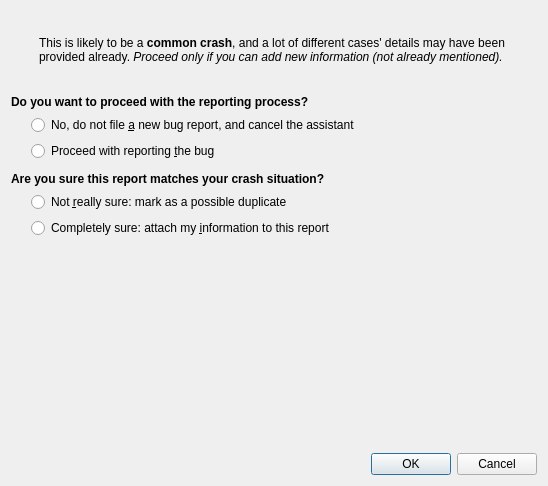
<?xml version="1.0" encoding="UTF-8"?>
<ui version="4.0">
 <class>ConfirmationDialog</class>
 <widget class="QDialog" name="ConfirmationDialog">
  <property name="geometry">
   <rect>
    <x>0</x>
    <y>0</y>
    <width>548</width>
    <height>486</height>
   </rect>
  </property>
  <layout class="QVBoxLayout" name="verticalLayout_2">
   <item>
    <widget class="QLabel" name="introLabel">
     <property name="wordWrap">
      <bool>false</bool>
     </property>
    </widget>
   </item>
   <item>
    <spacer name="verticalSpacer_2">
     <property name="orientation">
      <enum>Qt::Vertical</enum>
     </property>
     <property name="sizeType">
      <enum>QSizePolicy::Fixed</enum>
     </property>
     <property name="sizeHint" stdset="0">
      <size>
       <width>17</width>
       <height>5</height>
      </size>
     </property>
    </spacer>
   </item>
   <item>
    <layout class="QGridLayout" name="gridLayout">
     <item row="0" column="1">
      <widget class="QLabel" name="commonCrashLabel">
       <property name="text">
        <string>This is likely to be a &lt;strong&gt;common crash&lt;/strong&gt;, and a lot of different cases' details may have been provided already. &lt;i&gt;Proceed only if you can add new information (not already mentioned). &lt;/i&gt;</string>
       </property>
       <property name="wordWrap">
        <bool>true</bool>
       </property>
      </widget>
     </item>
     <item row="1" column="1">
      <widget class="QLabel" name="closedReportLabel">
       <property name="wordWrap">
        <bool>true</bool>
       </property>
      </widget>
     </item>
     <item row="0" column="0">
      <widget class="QLabel" name="commonCrashIcon">
       <property name="sizePolicy">
        <sizepolicy hsizetype="Fixed" vsizetype="Fixed">
         <horstretch>0</horstretch>
         <verstretch>0</verstretch>
        </sizepolicy>
       </property>
       <property name="maximumSize">
        <size>
         <width>22</width>
         <height>22</height>
        </size>
       </property>
       <property name="scaledContents">
        <bool>true</bool>
       </property>
      </widget>
     </item>
     <item row="1" column="0">
      <widget class="QLabel" name="closedReportIcon">
       <property name="sizePolicy">
        <sizepolicy hsizetype="Fixed" vsizetype="Fixed">
         <horstretch>0</horstretch>
         <verstretch>0</verstretch>
        </sizepolicy>
       </property>
       <property name="maximumSize">
        <size>
         <width>22</width>
         <height>22</height>
        </size>
       </property>
       <property name="scaledContents">
        <bool>true</bool>
       </property>
      </widget>
     </item>
    </layout>
   </item>
   <item>
    <spacer name="verticalSpacer_3">
     <property name="orientation">
      <enum>Qt::Vertical</enum>
     </property>
     <property name="sizeType">
      <enum>QSizePolicy::Fixed</enum>
     </property>
     <property name="sizeHint" stdset="0">
      <size>
       <width>20</width>
       <height>5</height>
      </size>
     </property>
    </spacer>
   </item>
   <item>
    <widget class="QLabel" name="proceedLabel">
     <property name="text">
      <string>&lt;strong&gt;Do you want to proceed with the reporting process?&lt;/strong&gt;</string>
     </property>
    </widget>
   </item>
   <item>
    <layout class="QHBoxLayout" name="horizontalLayout_6">
     <item>
      <spacer name="horizontalSpacer_5">
       <property name="orientation">
        <enum>Qt::Horizontal</enum>
       </property>
       <property name="sizeType">
        <enum>QSizePolicy::Fixed</enum>
       </property>
       <property name="sizeHint" stdset="0">
        <size>
         <width>20</width>
         <height>20</height>
        </size>
       </property>
      </spacer>
     </item>
     <item>
      <layout class="QVBoxLayout" name="verticalLayout_3">
       <item>
        <widget class="QRadioButton" name="proceedRadioNo">
         <property name="text">
          <string>No, do not file &amp;a new bug report, and cancel the assistant</string>
         </property>
         <attribute name="buttonGroup">
          <string notr="true">buttonGroupProceedQuestion</string>
         </attribute>
        </widget>
       </item>
       <item>
        <widget class="QRadioButton" name="proceedRadioYes">
         <property name="text">
          <string>Proceed with reporting &amp;the bug</string>
         </property>
         <attribute name="buttonGroup">
          <string notr="true">buttonGroupProceedQuestion</string>
         </attribute>
        </widget>
       </item>
      </layout>
     </item>
    </layout>
   </item>
   <item>
    <spacer name="verticalSpacer">
     <property name="orientation">
      <enum>Qt::Vertical</enum>
     </property>
     <property name="sizeType">
      <enum>QSizePolicy::Fixed</enum>
     </property>
     <property name="sizeHint" stdset="0">
      <size>
       <width>20</width>
       <height>5</height>
      </size>
     </property>
    </spacer>
   </item>
   <item>
    <widget class="QLabel" name="areYouSureLabel">
     <property name="text">
      <string>&lt;strong&gt;Are you sure this report matches your crash situation?&lt;/strong&gt;</string>
     </property>
    </widget>
   </item>
   <item>
    <layout class="QHBoxLayout" name="horizontalLayout_2">
     <item>
      <spacer name="horizontalSpacer">
       <property name="orientation">
        <enum>Qt::Horizontal</enum>
       </property>
       <property name="sizeType">
        <enum>QSizePolicy::Fixed</enum>
       </property>
       <property name="sizeHint" stdset="0">
        <size>
         <width>20</width>
         <height>20</height>
        </size>
       </property>
      </spacer>
     </item>
     <item>
      <layout class="QVBoxLayout" name="verticalLayout">
       <item>
        <widget class="QRadioButton" name="markAsDuplicateCheck">
         <property name="text">
          <string>Not &amp;really sure: mark as a possible duplicate</string>
         </property>
         <attribute name="buttonGroup">
          <string notr="true">buttonGroupProceed</string>
         </attribute>
        </widget>
       </item>
       <item>
        <widget class="QRadioButton" name="attachToBugReportCheck">
         <property name="text">
          <string>Completely sure: attach my &amp;information to this report</string>
         </property>
         <attribute name="buttonGroup">
          <string notr="true">buttonGroupProceed</string>
         </attribute>
        </widget>
       </item>
      </layout>
     </item>
    </layout>
   </item>
   <item>
    <spacer name="verticalSpacer_4">
     <property name="orientation">
      <enum>Qt::Vertical</enum>
     </property>
     <property name="sizeHint" stdset="0">
      <size>
       <width>20</width>
       <height>40</height>
      </size>
     </property>
    </spacer>
   </item>
   <item>
    <widget class="QDialogButtonBox" name="buttonBox">
     <property name="standardButtons">
      <set>QDialogButtonBox::Cancel|QDialogButtonBox::Ok</set>
     </property>
    </widget>
   </item>
  </layout>
 </widget>
 <resources/>
 <connections>
  <connection>
   <sender>buttonBox</sender>
   <signal>accepted()</signal>
   <receiver>ConfirmationDialog</receiver>
   <slot>accept()</slot>
   <hints>
    <hint type="sourcelabel">
     <x>345</x>
     <y>461</y>
    </hint>
    <hint type="destinationlabel">
     <x>342</x>
     <y>483</y>
    </hint>
   </hints>
  </connection>
  <connection>
   <sender>buttonBox</sender>
   <signal>rejected()</signal>
   <receiver>ConfirmationDialog</receiver>
   <slot>reject()</slot>
   <hints>
    <hint type="sourcelabel">
     <x>230</x>
     <y>470</y>
    </hint>
    <hint type="destinationlabel">
     <x>232</x>
     <y>492</y>
    </hint>
   </hints>
  </connection>
 </connections>
 <buttongroups>
  <buttongroup name="buttonGroupProceed"/>
  <buttongroup name="buttonGroupProceedQuestion"/>
 </buttongroups>
</ui>
